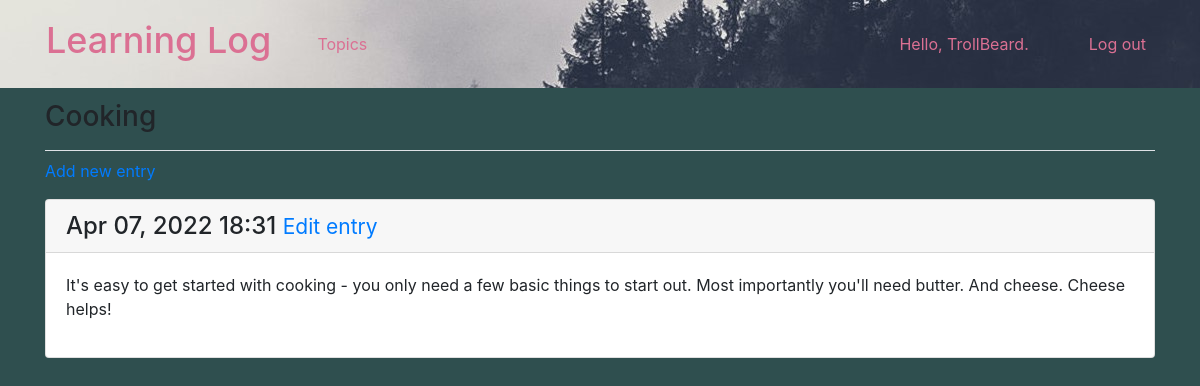
The page /topics/3/ (signed in) on the database its author committed.
### learning_logs/models.py (models this page shows, shortened)
class Topic(models.Model):
	text = models.CharField(max_length = 200)
	date_added = models.DateTimeField(auto_now_add = True)
	owner = models.ForeignKey(User, on_delete=models.CASCADE)
	def __str__(self):
		return self.text

class Entry(models.Model):
	topic = models.ForeignKey(Topic, on_delete=models.CASCADE)
	text = models.TextField()
	date_added = models.DateTimeField(auto_now_add=True)
	class Meta:
		verbose_name_plural = 'entries'

### learning_logs/views.py (the view)
# urls.py: path('topics/<int:topic_id>/', views.topic, name='topic'),
@login_required
def topic(request, topic_id):
	topic = Topic.objects.get(id=topic_id)
	if topic.owner != request.user:
		raise Http404
	entries = topic.entry_set.order_by('-date_added')
	context = {'topic': topic, 'entries' :entries}
	return render(request, 'learning_logs/topic.html', context)

### learning_logs/templates/learning_logs/topic.html
{% extends 'learning_logs/base.html' %}
{% block page_header %}
  <h3>{{topic}}</h3>
{% endblock page_header %}
{% block content %}
  <p>
  	<a href="{% url 'learning_logs:new_entry' topic.id %}">Add new entry</a>
  </p>
  {% for entry in entries %}
    <div class="card mb-3">
      <h4 class="card-header">
        {{ entry.date_added|date:'M d, Y H:i' }}
        <small><a href="{% url 'learning_logs:edit_entry' entry.id %}">Edit entry</a></small>
      </h4>
      <div class="card-body">
        {{ entry.text|linebreaks }}
      </div>
    </div>
  {% empty %}
    <p>There are no entries for this topic yet.</p>
  {% endfor %}
{% endblock content %}

### learning_logs/templates/learning_logs/base.html (shortened to what this page needs)
{% load bootstrap4 %}
{% load static %}
<!doctype html>
<html lang="en">
<head>
<link rel="stylesheet" type="text/css" href="{% static 'learning_logs/custom.css' %}">
  {% bootstrap_css %}
</head>
<body>
  <nav class="navbar navbar-expand-md navbar-light bg-light mb-1 mynav">
	<a class="navbar-brand h1" style="color:palevioletred;font-size:36px" href="{% url 'learning_logs:index' %}">
	Learning Log </a>
   <div class="collapse navbar-collapse" id="navbarCollapse">
   	<ul class="navbar-nav mr-auto">
   	  <li class="nav-item">
   	  	<a class="nav-link" href="{% url 'learning_logs:topics'%}">
   	  	Topics</a></li>
   	</ul>
   	<ul class="navbar-nav ml-auto">
   	  {% if user.is_authenticated %}
   	   <li class="nav-item">
   	   	 <span class="navbar-text" style="color:palevioletred">Hello, {{ user.username }}.</span>
   	   </li>
   	   <li class="nav-item">
   	   	 <a class="nav-link" href="{% url 'users:logout' %}">Log out</a>
   	   </li>
   	  {% else %}
   	    <li class="nav-item">
   	      <a class="nav-link" href="{% url 'users:register' %}">Register</a>
   	    </li>
   	    <li class="nav-item">
   	      <a class="nav-link" href="{% url 'users:login' %}">Log in</a></li>
   	  {% endif %}
   	</ul>
  </div>
 </nav>
 <main role="main" class="container">
   <div class="pb-2 py-2 mb-2 border-bottom align-items-center justify-items-center">
      {% block page_header %}{% endblock page_header %}
   </div>
   <div>
     {% block content %}{% endblock content %}
   </div>
 </main>
</body>
</html>

### learning_logs/static/learning_logs/custom.css (style rules this page uses)
body { background: darkslategray !important }
.mynav { background-image: url(mountains.jpg); }
.navbar-light .navbar-nav .nav-link { color: palevioletred !important; }
.navbar-brand { margin-left: 30px; }
.nav-item { padding-right: 30px; }
.navbar-expand-md .navbar-nav .nav-link { padding-left: 30px !important; }

### rows shown on the page
Topic: text "Cooking"
Entry: date_added "Apr 07, 2022 18:31", text "It's easy to get started with cooking - you only need a few basic things to start out. Most importantly you'll need butter. And cheese. Cheese helps!"

### other values the page prints
{{ user.username }} "TrollBeard"
